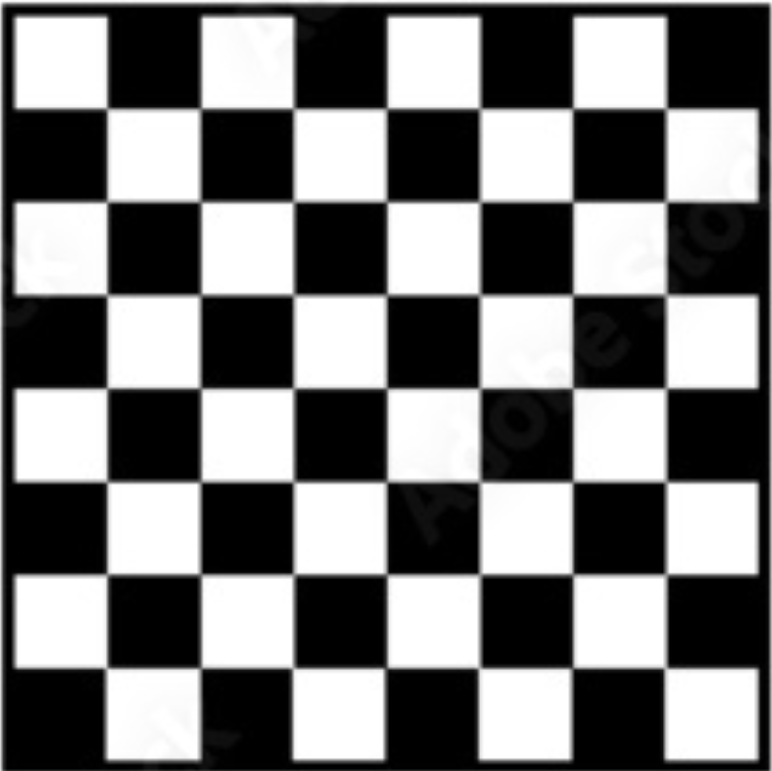
#> input picture ASSESSMENT Tools/CO 3/AT 2/input.png, 772 x 771 px
$ python 'CASE STUDY.py'
#> lines starting #> are read from the running program, lines starting #| are printed output that depends on the picture; after the words box and inside, x2 and y2 are one past the last pixel; in counts of white or black regions, pixels touching at a corner belong together
import cv2
import numpy as np
import matplotlib.pyplot as plt
img = cv2.imread("input.png")
#> img is the input picture: shape (771, 772, 3); min 0, max 255, mean 121.8
gray = cv2.cvtColor(img, cv2.COLOR_BGR2GRAY)
edges = cv2.Canny(gray, 100, 200)
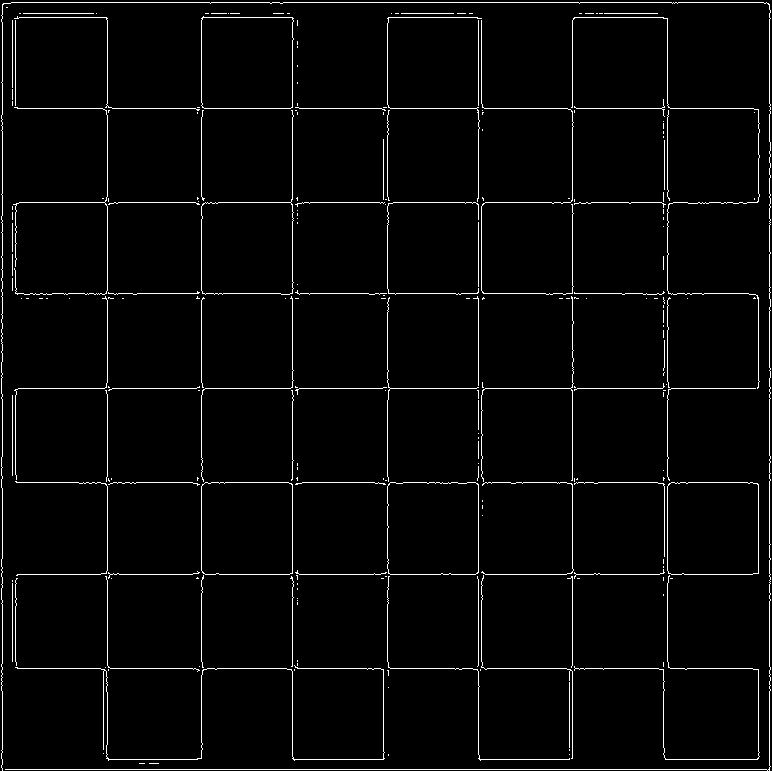
#> edges: shape (771, 772); 2.8% white in thin lines or dots
harris = cv2.cornerHarris(
    np.float32(gray),
    2,      # block size
    3,      # Sobel kernel
    0.04    # Harris parameter
)
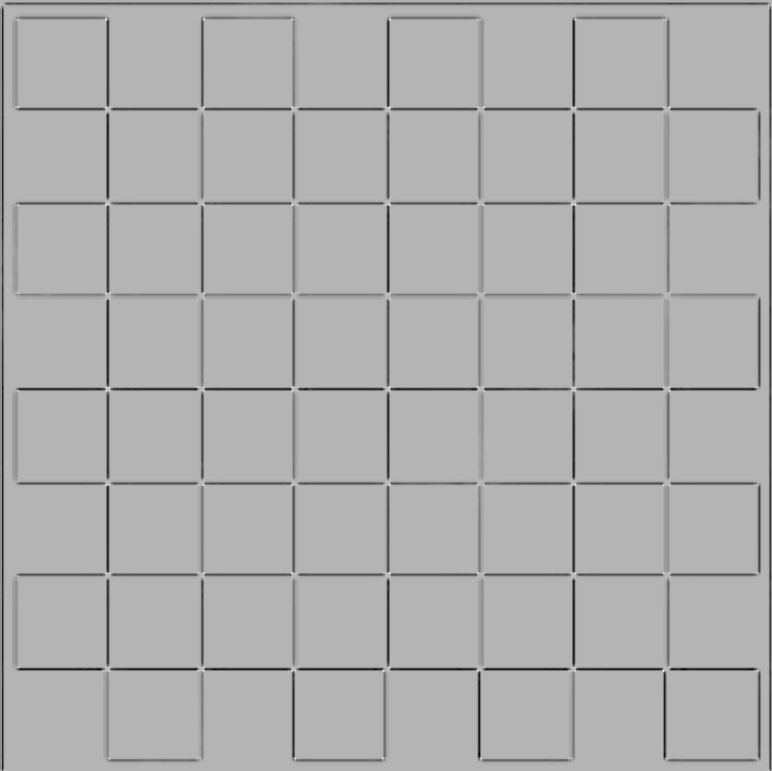
#> harris: shape (771, 772) float32; min -6068859.5, max 2491764.2, mean -197145.6; drawn with min black and max white
harris = cv2.dilate(harris, None)
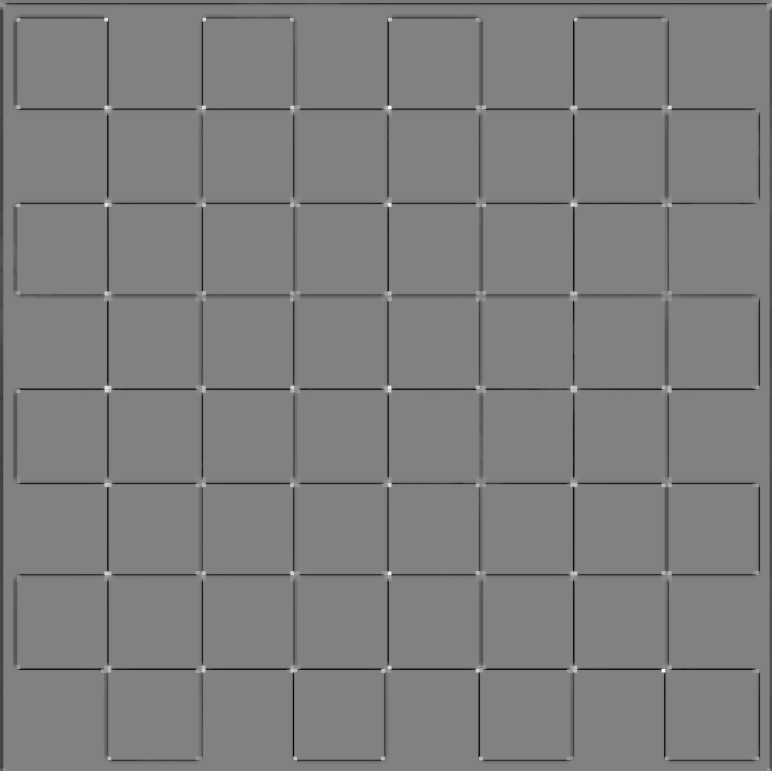
#> harris: shape (771, 772) float32; min -2565720, max 2491764.2, mean -63784.7; drawn with min black and max white
harris_img = img.copy()
harris_img[harris > 0.01 * harris.max()] = [0, 0, 255]
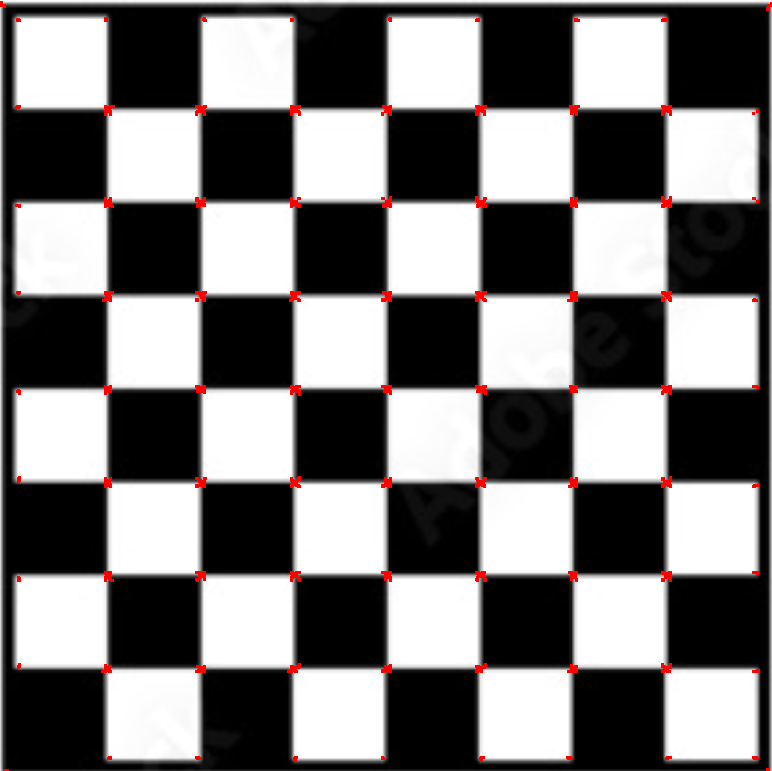
#> harris_img: shape (771, 772, 3); 0.86% of pixels changed, all inside (x1, y1, x2, y2) = (0, 1, 772, 771)

corners = cv2.goodFeaturesToTrack(
    gray,
    100,    # maximum corners
    0.01,   # quality level
    10      # minimum distance
)
#> corners = 91 rows, first 8: [389, 572], [389, 204], [105, 204], [662, 670], [389, 484], [389, 106], [291, 572], [389, 386]
shi_img = img.copy()
if corners is not None:
    corners = np.int32(corners)
#> corners = contour of 91 points, box (x1, y1, x2, y2) (3, 4, 769, 769), area 260662

    for corner in corners:
        x, y = corner.ravel()
        cv2.circle(shi_img, (x, y), 5, (0, 255, 0), -1)
#> this loop made 91 passes
#> (x, y) on passes 1 to 12: (389, 572), (389, 204), (105, 204), (662, 670), (389, 484), (389, 106), (291, 572), (389, 386), (571, 204), (105, 19), (669, 106), (294, 669)
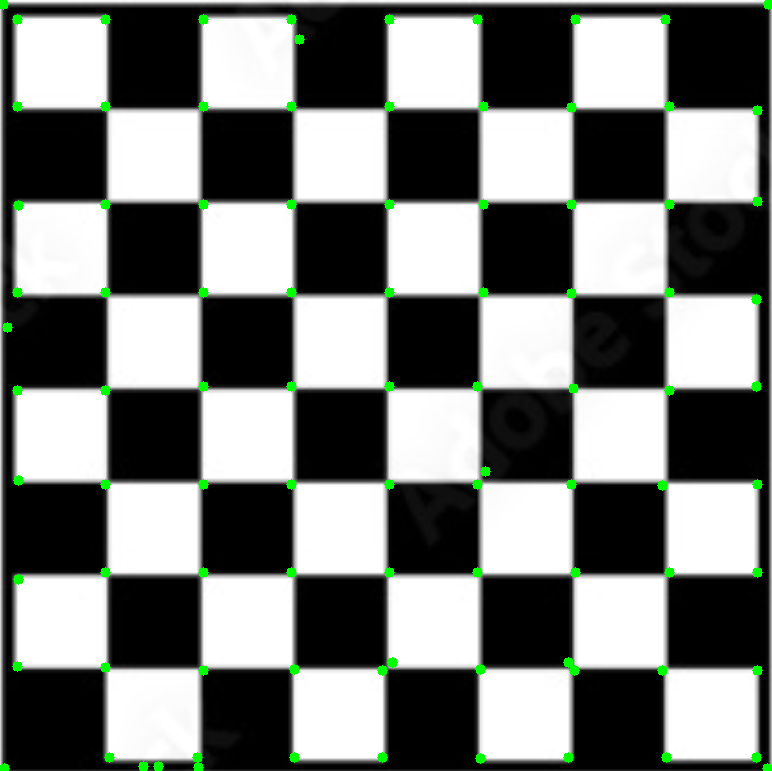
#> shi_img: shape (771, 772, 3); 1.23% of pixels changed, all inside (x1, y1, x2, y2) = (0, 0, 772, 771)

plt.figure(figsize=(14, 8))
plt.subplot(2, 2, 1)
plt.imshow(cv2.cvtColor(img, cv2.COLOR_BGR2RGB))
plt.title("Original Image")
plt.axis("off")
plt.subplot(2, 2, 2)
plt.imshow(edges, cmap="gray")
plt.title("Canny Edge Detection")
plt.axis("off")
plt.subplot(2, 2, 3)
plt.imshow(cv2.cvtColor(harris_img, cv2.COLOR_BGR2RGB))
plt.title("Harris Corner Detection")
plt.axis("off")
plt.subplot(2, 2, 4)
plt.imshow(cv2.cvtColor(shi_img, cv2.COLOR_BGR2RGB))
plt.title("Shi-Tomasi Corner Detection")
plt.axis("off")
plt.tight_layout()
plt.show()
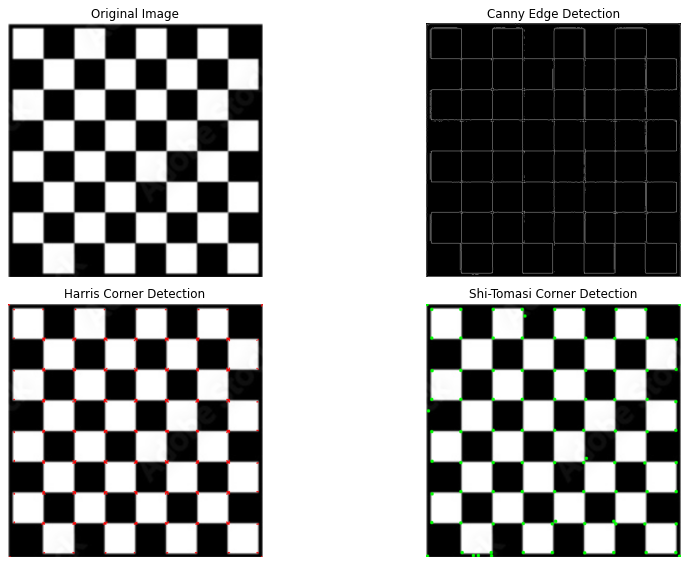
#> figure drawn by matplotlib, 4 panels
